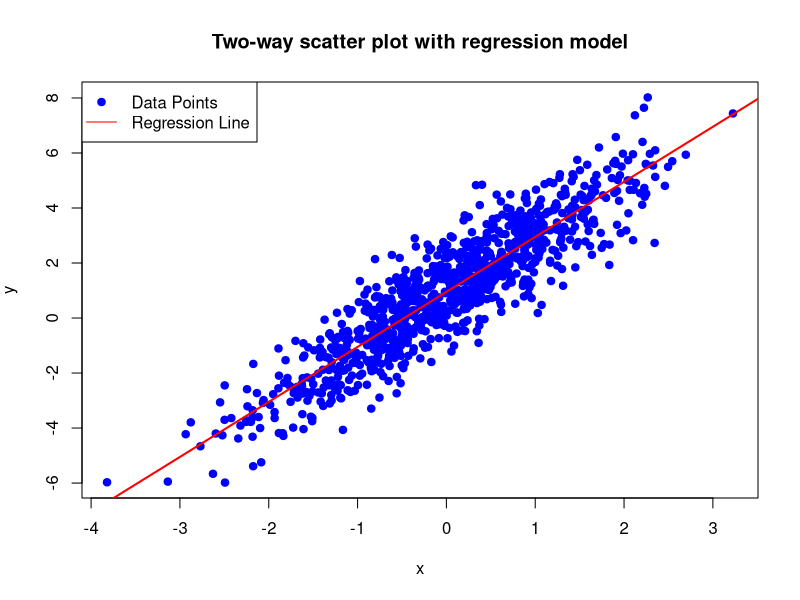
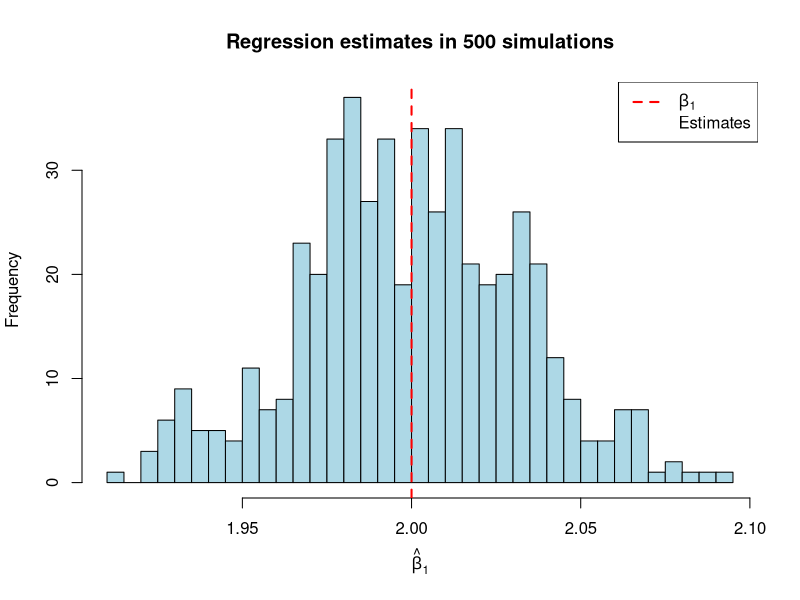
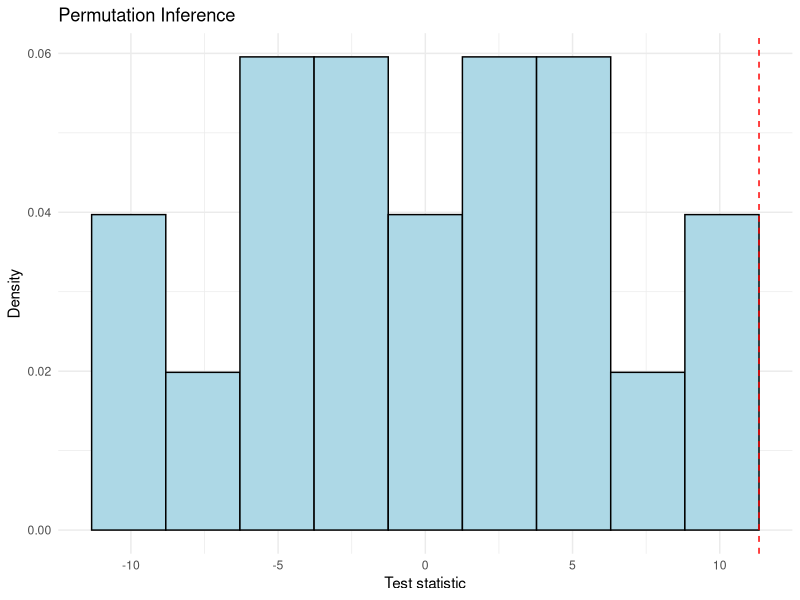

Here is the R script that generated these plots, in order:
## ---- chunk 1
set.seed(1213)
N <- 1000
x <- matrix(rnorm(N), N, 1)  # 1000 observations of a single independent variable
y <- 1 + 2 * x + matrix(rnorm(N), N, 1)  # Linear relationship with some noise

data <- data.frame(x = x, y = y)

# Linear Regression
model <- lm(y ~ x, data = data)

# Coefficients
beta1hat <- coef(model)["x"]
beta0hat <- coef(model)["(Intercept)"]

print(paste("beta 1 (Coefficient):", beta1hat))
print(paste("Intercept:", beta0hat))

# Predictions
data$yhat <- predict(model, newdata = data)

# Plot
plot(data$x, data$y, main = "Two-way scatter plot with regression model",
     xlab = expression(x), ylab = expression(y), pch = 19, col = 'blue')
abline(model, col = 'red', lwd = 2)
legend("topleft", legend = c("Data Points", "Regression Line"), 
       col = c("blue", "red"), pch = c(19, NA), lty = c(NA, 1))
## ---- chunk 2
set.seed(1213)
beta1hats <- numeric(500)

for (i in 1:500) {
  x <- matrix(rnorm(N), N, 1)
  y <- 1 + 2 * x + matrix(rnorm(N), N, 1)
  data <- data.frame(x = x, y = y)
  model <- lm(y ~ x, data = data)
  beta1hats[i] <- coef(model)["x"]
}

# Mean estimate
mean_beta1hat <- mean(beta1hats)
print(paste('Mean coefficient estimate is:', mean_beta1hat))

# Histogram
hist(beta1hats, breaks = 30, col = 'lightblue', border = 'black', main = "Regression estimates in 500 simulations",
     xlab = expression(hat(beta)[1]), ylab = "Frequency")
abline(v = 2, col = "red", lwd = 2, lty = 2)
legend("topright", legend = c(expression(beta[1]), "Estimates"), 
       col = c("red", "lightblue"), lty = c(2, NA), lwd = c(2, NA))

## ---- chunk 3
library(dplyr)
library(readxl)
library(plyr)
library(ggplot2)
library(xtable)
library(tidyr)
library(haven)

# Load the household data
data <- read.csv("Datasets/Banerjee_et_al_2021.csv")

# Simple Regression for ind_fin_el1
fit <- lm(ind_fin_el1 ~ treatment, data = subset(data, el1 == 1))
summary(fit)  # Note down the coefficient for the treatment variable
coef_fit <- coef(fit)["treatment"]  # Extract the coefficient for the treatment variable

# Display the regression coefficient
cat("Coefficient for treatment in regression:", coef_fit, "\n")

# Calculate mean for the treatment group
mean_treatment <- mean(subset(data, treatment == 1 & el1 == 1)$ind_fin_el1, na.rm = TRUE)

# Calculate mean for the control group
mean_control <- mean(subset(data, treatment == 0 & el1 == 1)$ind_fin_el1, na.rm = TRUE)

# Calculate and display the difference in means
diff_means <- mean_treatment - mean_control
cat("Difference in means (Treatment - Control):", diff_means, "\n")

# Display the comparison
cat("The coefficient from the regression should be equal to the difference in means to demonstrate equivalence.\n")
## ---- chunk 4
# Load required libraries
library(gtools)
library(ggplot2)

# Enter data
Y <- c(34, 27, 29, 14, 18, 24)
W <- c(1, 1, 1, 0, 0, 0)
data <- data.frame(Y, W)

# Calculate Difference in means estimator
tau <- mean(data$Y[data$W == 1]) - mean(data$Y[data$W == 0])

# Generate permutations of W
Wperm <- permutations(n = 6, r = 6, v = c(1,1,1,0,0,0), set = FALSE, repeats.allowed = FALSE)

# Calculate permuted treatment effects
Taus <- apply(Wperm, 1, function(p) {
  dataP <- data.frame(Y, W = p)
  mean(dataP$Y[dataP$W == 1]) - mean(dataP$Y[dataP$W == 0])
})

# Calculate p-values
p_2side <- sum(abs(Taus) >= tau) / length(Taus)
p_1side <- sum(Taus >= tau) / length(Taus)

cat("The two-sided p-value is:", p_2side, "\n")
cat("The one-sided p-value is:", p_1side, "\n")

# Generate graph
ggplot(data.frame(Taus), aes(x = Taus)) +
  geom_histogram(bins = 10, color = "black", fill = "lightblue", aes(y = ..density..)) +
  geom_vline(xintercept = tau, color = "red", linetype = "dashed") +
  labs(x = "Test statistic", y = "Density") +
  theme_minimal() +
  ggtitle("Permutation Inference")

## ---- chunk 5
library(dplyr)
library(readxl)
library(plyr)
library(ggplot2)
library(xtable)
library(tidyr)
library(haven)

data <- read.csv("Datasets/Banerjee_et_al_2021.csv")

########Financial Index###########
# Observed treatment effect
obs_effect <- mean(data$ind_fin_el1[data$treatment == 1], na.rm = TRUE) - mean(data$ind_fin_el1[data$treatment == 0], na.rm = TRUE)
# Randomization inference
n_permutations <- 10000
permuted_effects <- numeric(n_permutations)
for (i in 1:n_permutations) {
  permuted_treatment <- sample(data$treatment)
  permuted_effect <- mean(data$ind_fin_el1[permuted_treatment == 1], na.rm = TRUE) - mean(data$ind_fin_el1[permuted_treatment == 0], na.rm = TRUE)
  permuted_effects[i] <- permuted_effect
}
# Calculate p-value
p_value <- mean(abs(permuted_effects) >= abs(obs_effect))
list(observed_effect = obs_effect, p_value = p_value)

########Asset Index###########
# Observed treatment effect
obs_effect <- mean(data$asset_ind_tot_el1[data$treatment == 1], na.rm = TRUE) - mean(data$asset_ind_tot_el1[data$treatment == 0], na.rm = TRUE)
# Randomization inference
n_permutations <- 10000
permuted_effects <- numeric(n_permutations)
for (i in 1:n_permutations) {
  permuted_treatment <- sample(data$treatment)
  permuted_effect <- mean(data$asset_ind_tot_el1[permuted_treatment == 1], na.rm = TRUE) - mean(data$asset_ind_tot_el1[permuted_treatment == 0], na.rm = TRUE)
  permuted_effects[i] <- permuted_effect
}
# Calculate p-value
p_value <- mean(abs(permuted_effects) >= abs(obs_effect))
list(observed_effect = obs_effect, p_value = p_value)
